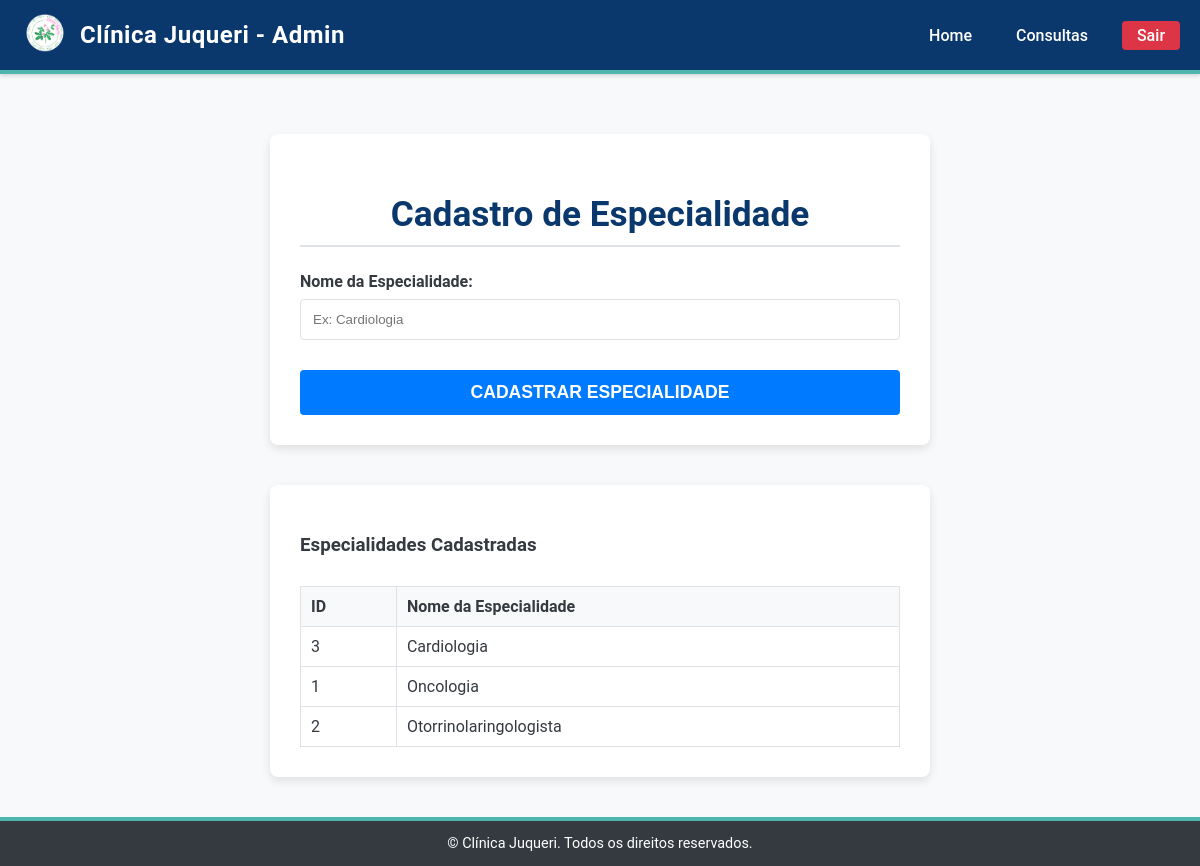
/consulta_medica/admin/cadastro_especialidade.php (signed in), run on the app's committed database.
### tables this page shows
CREATE TABLE `especialidades` (
  `id` int(11) NOT NULL,
  `nome` varchar(100) DEFAULT NULL
);

### consulta_medica/admin/cadastro_especialidade.php (the view, shortened to what this page needs)
<?php
include "../conexao.php";
$especialidades = [];
$sql_esp = "SELECT id, nome FROM especialidades ORDER BY nome ASC";
if ($res_esp = $mysqli->query($sql_esp)) {
    while ($row = $res_esp->fetch_assoc()) {
        $especialidades[] = $row;
    }
}
?>
<!DOCTYPE html>
<html lang="pt-BR">
<head>
    <link rel="stylesheet" href="../estilo.css">
</head>
<body class="tela">
    <header class="header-padrao">
        <div class="header-conteudo">
            <a href="admin_home.php" class="logo-link">
                <img src="../logo.png" alt="Logo Clínica Juqueri" class="logo-header">
                Clínica Juqueri - Admin
            </a>
            <nav class="links-navegacao">
                <a href="admin_home.php">Home</a>
                <a href="admin_consultas.php">Consultas</a>
                <a href="../logout.php" style="background-color: #dc3545; padding: 5px 15px; border-radius: 4px;">Sair</a>
            </nav>
        </div>
    </header>
    <main class="conteudo-principal-centralizado">
        <div class="form-container" style="max-width: 600px;">
            <h2>Cadastro de Especialidade</h2>
            <form method="POST" action="cadastro_especialidade.php">
                <div class="input-group">
                    <label for="nome_especialidade">Nome da Especialidade:</label>
                    <input
                        type="text"
                        id="nome_especialidade"
                        name="nome_especialidade"
                        placeholder="Ex: Cardiologia"
                        required
                    >
                </div>
                <button type="submit" class="btn-submit">Cadastrar Especialidade</button>
            </form>
        </div>
        <div class="form-container" style="max-width: 600px; margin-top: 40px;">
            <h3>Especialidades Cadastradas</h3>
            <?php if (empty($especialidades)): ?>
                <p>Nenhuma especialidade cadastrada no momento.</p>
            <?php else: ?>
                <table class="tabela-especialidades">
                    <thead>
                        <tr>
                            <th>ID</th>
                            <th>Nome da Especialidade</th>
                            </tr>
                    </thead>
                    <tbody>
                        <?php foreach($especialidades as $esp): ?>
                            <tr>
                                <td><?= $esp['id'] ?></td>
                                <td><?= htmlspecialchars($esp['nome']) ?></td>
                                </tr>
                        <?php endforeach; ?>
                    </tbody>
                </table>
            <?php endif; ?>
        </div>
    </main>
    <footer class="footer-padrao">
        <span>&copy; Clínica Juqueri. Todos os direitos reservados.</span>
    </footer>
</body>
</html>

### consulta_medica/estilo.css (style rules this page uses)
:root { --cor-principal: #0A386D; --cor-secundaria: #007BFF; --cor-saude: #4DB6AC; --cor-fundo-claro: #F8F9FA; --cor-texto-principal: #343A40; --cor-borda-padrao: #dee2e6; }
body { font-family: 'Roboto', 'Arial', sans-serif; color: var(--cor-texto-principal); display: flex; flex-direction: column; margin: 0; padding: 0; min-height: 100vh; background-color: var(--cor-fundo-claro); }
.conteudo-principal-centralizado { flex-grow: 1; width: 90%; max-width: 1000px; margin: 0 auto; padding: 40px 0; display: flex; flex-direction: column; align-items: center; text-align: center; }
.header-padrao { position: sticky; top: 0; width: 100%; height: 70px; background-color: var(--cor-principal); border-bottom: 4px solid var(--cor-saude); z-index: 1000; box-shadow: 0 2px 4px rgba(0, 0, 0, 0.15); }
.header-conteudo { max-width: 1200px; height: 100%; margin: 0 auto; padding: 0 20px; display: flex; justify-content: space-between; align-items: center; }
.logo-link { display: flex; align-items: center; font-size: 1.5em; font-weight: bold; color: white; text-decoration: none; letter-spacing: 0.5px; }
.logo-header { height: 50px; width: auto; object-fit: contain; margin-right: 10px; }
.links-navegacao a { text-decoration: none; font-weight: 500; color: white; margin-left: 20px; padding: 5px 10px; border-radius: 4px; transition: background-color 0.3s; }
.conteudo-principal-centralizado h2 { color: var(--cor-principal); font-size: 2.2em; margin-bottom: 5px; }
.footer-padrao { width: 100%; height: 45px; background-color: var(--cor-texto-principal); border-top: 4px solid var(--cor-saude); color: white; display: flex; justify-content: center; align-items: center; font-size: 0.9em; }
.form-container { width: 100%; max-width: 400px; padding: 30px; background-color: white; border-radius: 8px; box-shadow: 0 4px 10px rgba(0, 0, 0, 0.1); text-align: left; margin-top: 20px; }
.form-container h2 { color: var(--cor-principal); margin-bottom: 25px; border-bottom: 2px solid var(--cor-borda-padrao); padding-bottom: 10px; text-align: center; }
.input-group { margin-bottom: 20px; }
.input-group label { display: block; margin-bottom: 8px; font-weight: 600; color: var(--cor-texto-principal); }
.input-group input[type="text"], .input-group input[type="password"], .input-group input[type="email"], .input-group input[type="date"], .input-group select { width: 100%; padding: 12px; border: 1px solid var(--cor-borda-padrao); border-radius: 4px; box-sizing: border-box; transition: border-color 0.2s; }
.btn-submit { width: 100%; padding: 12px; background-color: var(--cor-secundaria); color: white; border: none; border-radius: 4px; cursor: pointer; font-size: 1.1em; font-weight: bold; text-transform: uppercase; transition: background-color 0.2s; margin-top: 10px; }

### consulta_medica/admin/cadastro_especialidade.php (style rules this page uses)
.tabela-especialidades { width: 100%; border-collapse: collapse; margin-top: 30px; }
.tabela-especialidades th, .tabela-especialidades td { border: 1px solid #dee2e6; padding: 10px; text-align: left; }
.tabela-especialidades th { background-color: #f8f9fa; }

### data on the page
especialidades: id "3", nome "Cardiologia"
especialidades: id "1", nome "Oncologia"
especialidades: id "2", nome "Otorrinolaringologista"
